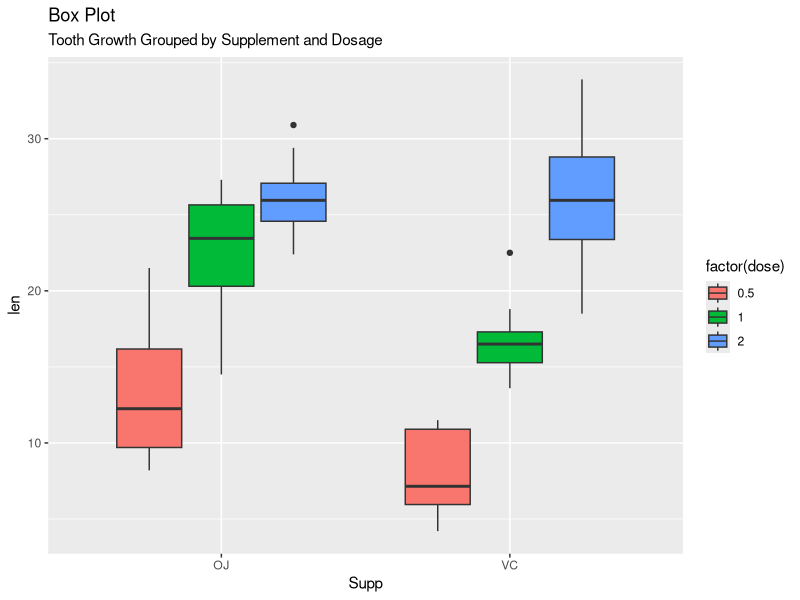

R code for this plot: (Note: this script raises an error after producing the figure.)
## ---- chunk 1
library(knitr)
## ---- chunk 2
opts_knit$set(root.dir = "C:/Coursera/Statistical Inference/Course Project")
## ---- chunk 3
library(datasets)
data(ToothGrowth)
## ---- chunk 4
dim(ToothGrowth)
names(ToothGrowth)
str(ToothGrowth)
## ---- chunk 5
aggregate(len ~ supp, ToothGrowth, mean)
aggregate(len ~ dose, ToothGrowth, mean)
## ---- chunk 6
library(ggplot2)
d <- ggplot(ToothGrowth, aes(supp, len))
d + geom_boxplot(aes(fill = factor(dose))) + 
  labs(title = "Box Plot",
       subtitle = "Tooth Growth Grouped by Supplement and Dosage ",
       x = "Supp",
       Y = "Length")
## ---- chunk 7
t.test(ToothGrowth$len ~ ToothGrowth$supp, paired = FALSE)
## ---- chunk 8
dose.5b <- subset(ToothGrowth, ToothGrowth$dose == .5, 1)
dose2b <- subset(ToothGrowth, ToothGrowth$dose == 2, 1)
dosetest3 <- t.test(dose.5b, dose2b)
dosetest3
